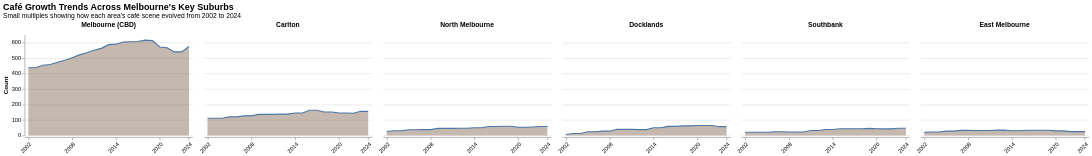

The Vega-Lite source for this figure:
### Vega-Lite specification from a JSON file in a GitHub repository (floating-point values rounded to 4 significant figures; data arrays with more than 128 entries replaced by an {"elided": "..."} marker saying what was removed)
{"$schema": "https://vega.github.io/schema/vega-lite/v5.json", "title": {"text": "Café Growth Trends Across Melbourne's Key Suburbs", "subtitle": "Small multiples showing how each area's café scene evolved from 2002 to 2024", "fontSize": 16, "subtitleFontSize": 12}, "data": {"values": {"elided": "138 records"}}, "facet": {"field": "area", "type": "nominal", "columns": 3, "title": null, "sort": {"op": "sum", "field": "count", "order": "descending"}, "header": {"labelFontSize": 12, "labelFontWeight": "bold"}}, "spec": {"width": 300, "height": 180, "mark": {"type": "area", "line": true, "opacity": 0.4, "color": "#6F4E37"}, "encoding": {"x": {"field": "year", "type": "ordinal", "title": null, "axis": {"labelAngle": -45, "values": [2002, 2008, 2014, 2020, 2024]}}, "y": {"field": "count", "type": "quantitative", "title": "Count", "scale": {"zero": false}}, "tooltip": [{"field": "area", "type": "nominal"}, {"field": "year", "type": "ordinal"}, {"field": "count", "type": "quantitative"}]}}, "config": {"view": {"stroke": null}}}
